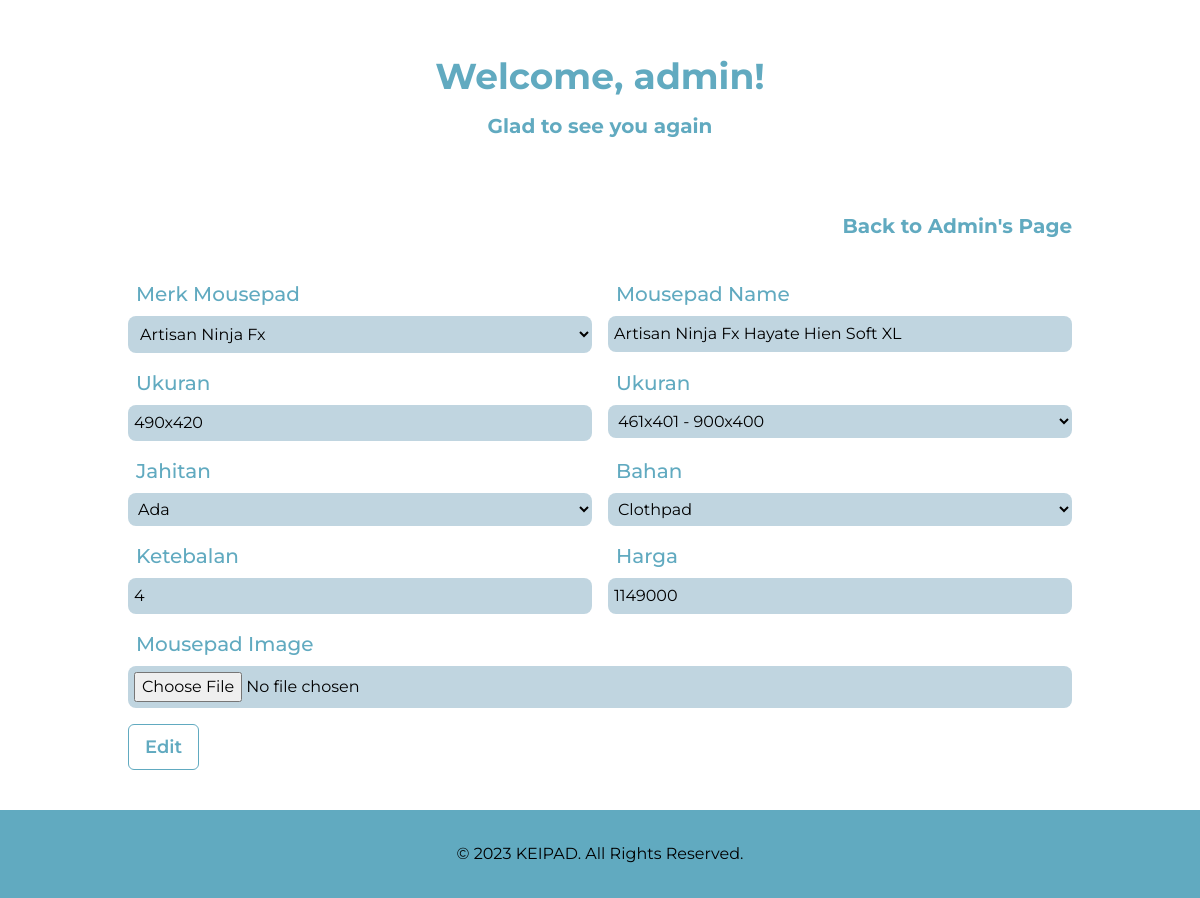
Screenshot of /View/edit_mousepad.php?id=2 (signed in) with the database file from the repository.
### tables this page shows
CREATE TABLE `mousepad` (
  `mousepad_id` int(11) NOT NULL,
  `ukuran_id` int(11) NOT NULL,
  `bahan_id` int(11) NOT NULL,
  `ketebalan_id` int(11) NOT NULL,
  `jahitan_id` int(11) NOT NULL,
  `harga_id` int(11) NOT NULL,
  `merk_id` int(11) NOT NULL,
  `mousepad_name` varchar(99) NOT NULL,
  `mousepad_harga` int(20) NOT NULL,
  `mousepad_img` varchar(50) NOT NULL,
  `ukuran` varchar(99) NOT NULL,
  `bahan` varchar(99) NOT NULL,
  `ketebalan` varchar(99) NOT NULL,
  `jahitan` varchar(99) NOT NULL
);

CREATE TABLE `merk` (
  `merk_id` int(11) NOT NULL,
  `merk_name` varchar(50) NOT NULL,
  `merk_img` varchar(50) NOT NULL
);

CREATE TABLE `ukuran` (
  `ukuran_id` int(11) NOT NULL,
  `min_ukuran` varchar(11) NOT NULL,
  `max_ukuran` varchar(11) NOT NULL,
  `bobot_ukuran` int(11) NOT NULL
);

CREATE TABLE `jahitan` (
  `jahitan_id` int(11) NOT NULL,
  `min_jahitan` varchar(50) NOT NULL,
  `max_jahitan` varchar(50) NOT NULL,
  `bobot_jahitan` int(11) NOT NULL
);

CREATE TABLE `bahan` (
  `bahan_id` int(11) NOT NULL,
  `min_bahan` varchar(50) NOT NULL,
  `max_bahan` varchar(50) NOT NULL,
  `bobot_bahan` int(11) NOT NULL
);

### Include/database.php (called while the page is built)
<?php
    $conn = mysqli_connect("localhost", "root", "", "mousepad");
    function query($query){
		global $conn;
		$result = mysqli_query($conn, $query);
        $rows = [];
        while($row = mysqli_fetch_assoc($result)){
            $rows[] = $row;
        }
		return $rows;
	}
?>

### Controller/edit_mousepad.php (called while the page is built, shortened)
<?php
require '../Include/database.php';
$id = $_GET['id'];
$mousepad = query("SELECT * FROM mousepad WHERE mousepad_id=$id")[0];

### View/edit_mousepad.php (the view, shortened to what this page needs)
<?php
    require '../Controller/edit_mousepad.php';
?>
<!DOCTYPE html>
<html>
<head>
    <link href="https://cdnjs.cloudflare.com/ajax/libs/tailwindcss/2.0.2/tailwind.min.css" rel="stylesheet"/>
    <link href="../dist/output.css" rel="stylesheet">
    <script src="https://cdn.tailwindcss.com"></script>
</head>
<body class="flex flex-col h-screen font-body">
  <div class="container flex flex-col font-bold text-primary mx-auto">
    <h1 class="text-center text-4xl p-4 mt-10">Welcome, admin!</h1>
    <p class="text-center text-xl mb-8">Glad to see you again</p>
    <div class="text-end text-xl hover:text-black mt-4 sm:mt-10 pr-10">
      <a href="../View/admin.php">Back to Admin's Page</a>
    </div>
  </div>
  <main class="flex-grow">
    <form method="POST" enctype="multipart/form-data" novalidate="" action="" class="container flex flex-col mx-auto space-y-12 p-10 ng-untouched ng-pristine ng-valid">
        <div class="grid grid-cols-6 gap-4 col-span-full lg:col-span-3">
          <div class="col-span-full sm:col-span-3">
            <label for="merk" class="text-primary text-xl font-medium p-2">Merk Mousepad</label>
            <select name="merk" id="merk" type="text" placeholder="Merk Mousepad" class="w-full bg-sky-800/25 rounded-lg p-2 mt-2">
              <?php
              $label = query("SELECT * FROM merk");
              foreach ($label as $merk) :
              ?>
                <option value="<?= $merk['merk_id'] ?>"
                <?php if($merk['merk_id']==$mousepad['merk_id']){
                  echo 'selected';
                }
                ?>>
                <?= $merk['merk_name'] ?></option>
              <?php
              endforeach;
              ?>
            </select>
          </div>
          <div class="col-span-full sm:col-span-3">
            <label for="tipe" class="text-primary text-xl font-medium p-2">Mousepad Name</label>
            <input name="tipe" value="<?= $mousepad['mousepad_name'] ?>" id="tipe" type="text" placeholder="Mousepad Name" class="w-full bg-sky-800/25 rounded-lg p-1.5 mt-2">
          </div>
          <div class="col-span-full sm:col-span-3">
            <label for="ukuran_name" class="text-primary text-xl font-medium p-2">Ukuran</label>
            <input name="ukuran_name" value="<?= $mousepad['ukuran'] ?>" id="ukuran_name" type="text" placeholder="Ukuran" class="w-full bg-sky-800/25 rounded-lg p-1.5 mt-2">
          </div>
          <div class="col-span-full sm:col-span-3">
            <label for="ukuran" class="text-primary text-xl font-medium p-2">Ukuran</label>
            <select name="ukuran" id="ukuran" type="text" placeholder="Ukuran" class="w-full bg-sky-800/25 rounded-lg p-1.5 mt-2" require>
              <?php
              $ukr = query("SELECT * FROM ukuran");
              foreach($ukr as $uk):
              ?>
              <option value="<?= $uk['ukuran_id'] ?>"
                <?php if($uk['ukuran_id']==$mousepad['ukuran_id'])
                {
                  echo 'selected';
                }
                ?>>
                <?= $uk['min_ukuran'].' - '.$uk['max_ukuran']?>
              </option>
                <?php
              endforeach;
              ?>
            </select>
          </div>
          <div class="col-span-full sm:col-span-3">
            <label for="jahitan" class="text-primary text-xl font-medium p-2">Jahitan</label>
            <select name="jahitan" id="jahitan" type="text" placeholder="Jahitan" class="w-full bg-sky-800/25 rounded-lg p-1.5 mt-2" require>
              <?php
              $jhtn = query("SELECT * FROM jahitan");
              foreach($jhtn as $jht):
              ?>
              <option value="<?= $jht['jahitan_id'] ?>"
                <?php if($jht['jahitan_id']==$mousepad['jahitan_id'])
                {
                  echo 'selected';
                }
                ?>>
                <?= $jht['max_jahitan'] ?></option>
                <?php
              endforeach;
              ?>
            </select>
          </div>
          <div class="col-span-full sm:col-span-3">
            <label for="bahan" class="text-primary text-xl font-medium p-2">Bahan</label>
            <select name="bahan" id="bahan" type="text" placeholder="Bahan" class="w-full bg-sky-800/25 rounded-lg p-1.5 mt-2">
            <?php
              $bhn = query("SELECT * FROM bahan");
              foreach($bhn as $bh):
              ?>
              <option value="<?= $bh['bahan_id'] ?>"
                <?php if($bh['bahan_id']==$mousepad['bahan_id'])
                {
                  echo 'selected';
                }
                ?>>
                <?= $bh['max_bahan'] ?></option>
                <?php
              endforeach;
              ?>
            </select>
          </div>
          <div class="col-span-full sm:col-span-3">
            <label for="ketebalan" class="text-primary text-xl font-medium p-2">Ketebalan</label>
            <input name="ketebalan" value="<?= $mousepad['ketebalan'] ?>" id="ketebalan" type="text" placeholder="1280x720/1920x1080/..." class="w-full bg-sky-800/25 rounded-lg p-1.5 mt-2">
          </div>
          <div class="col-span-full sm:col-span-3">
            <label for="harga" class="text-primary text-xl font-medium p-2">Harga</label>
            <input name="harga" value="<?= $mousepad['mousepad_harga'] ?>" id="harga" type="text" placeholder="Harga" class="w-full bg-sky-800/25 rounded-lg p-1.5 mt-2">
          </div>
          <div class="col-span-full sm:col-span-6">
            <label for="img" class="text-primary text-xl font-medium p-2">Mousepad Image</label>
            <input name="img"  id="img" type="file" placeholder="" class="w-full bg-sky-800/25 rounded-lg p-1.5 mt-2">
          </div>
          <div class="col-span-full items-center space-x-2 ">
            <button name="edit" type="submit" class="px-4 py-2 border rounded-md border-primary text-primary font-semibold text-lg hover:text-black">Edit</button>
          </div>
        </div>
    </form>
  </main>
    <footer class="bg-primary text-center">
      <div class="w-full max-w-screen-xl mx-auto p-4 md:py-8">
        © 2023 KEIPAD. All Rights Reserved.
      </div>
    </footer>
</body>
</html>

### rows the page displays
mousepad: merk "Artisan Ninja Fx", tipe "Artisan Ninja Fx Hayate Hien Soft XL", ukuran_name "490x420", ukuran "461x401 - 900x400", jahitan "Ada", bahan "Clothpad", ketebalan "4", harga "1149000"
